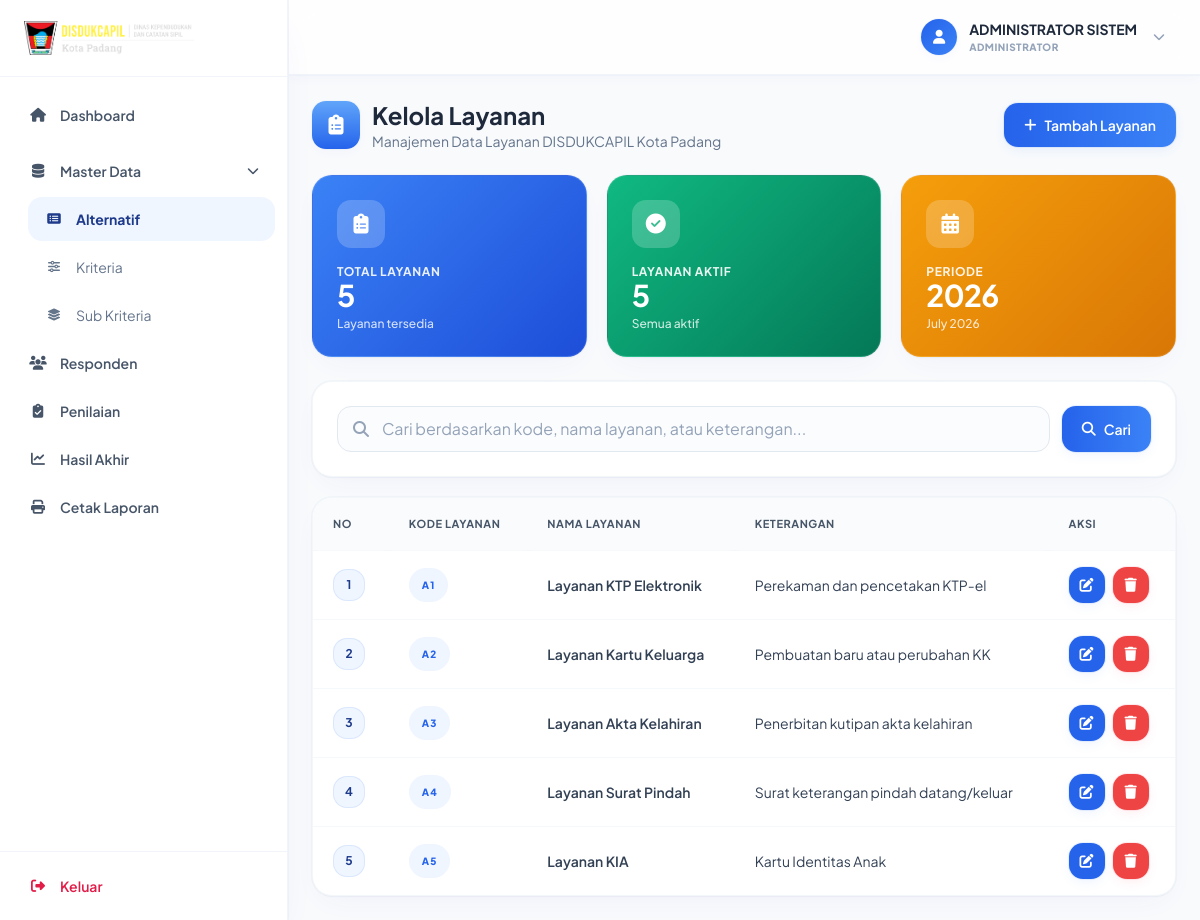
Page /index.php?controller=alternatif&action=index (signed in) on the committed database.
### tables this page shows
CREATE TABLE `alternatif` (
  `id_alternatif` int NOT NULL,
  `kode_alternatif` varchar(10) NOT NULL,
  `nama_layanan` varchar(100) NOT NULL,
  `keterangan` text,
  `created_at` timestamp NULL DEFAULT CURRENT_TIMESTAMP
);

### controllers/AlternatifController.php (called while the page is built, shortened)
<?php
require_once 'models/AlternatifModel.php';
class AlternatifController
{
    private $alternatifModel;
    public function __construct($connection)
    {
        $this->alternatifModel = new AlternatifModel($connection);
    }
    public function index()
    {
        $keyword = isset($_GET['keyword']) ? trim($_GET['keyword']) : '';
        if (!empty($keyword)) {
            $alternatifs = $this->alternatifModel->search($keyword);
        } else {
            $alternatifs = $this->alternatifModel->getAll();
        }
        $data = [
            'title' => 'Kelola Layanan - DISDUKCAPIL Kota Padang',
            'page_title' => 'Kelola Layanan',
            'alternatifs' => $alternatifs,
            'keyword' => $keyword,
            'total' => $this->alternatifModel->getTotal(),
            'user' => [
                'nama_lengkap' => $_SESSION['nama_lengkap'] ?? 'Admin',
                'username' => $_SESSION['username'] ?? '',
                'role' => $_SESSION['role'] ?? 'admin'
            ]
        ];
        require_once 'views/alternatif/index.php';
    }
}
?>

### models/AlternatifModel.php (called while the page is built, shortened)
<?php
class AlternatifModel
{
    private $conn;
    private $table = 'alternatif';
    public function __construct($connection)
    {
        $this->conn = $connection;
    }
    public function getAll()
    {
        try {
            $query = "SELECT * FROM " . $this->table . " ORDER BY id_alternatif ASC";
            $stmt = $this->conn->prepare($query);
            $stmt->execute();
            return $stmt->fetchAll(PDO::FETCH_ASSOC);
        } catch (PDOException $e) {
            error_log("Get all alternatif error: " . $e->getMessage());
            return false;
        }
    }
    public function getTotal()
    {
        try {
            $query = "SELECT COUNT(*) as total FROM " . $this->table;
            $stmt = $this->conn->prepare($query);
            $stmt->execute();
            $result = $stmt->fetch(PDO::FETCH_ASSOC);
            return $result['total'];
        } catch (PDOException $e) {
            error_log("Get total alternatif error: " . $e->getMessage());
            return 0;
        }
    }
}
?>

### views/alternatif/index.php (the view, shortened to what this page needs)
<?php include('template/layout_admin_head.php'); ?>
<?php include('template/layout_admin_chrome.php'); ?>
<div class="flex items-center justify-between flex-wrap gap-4 mb-6">
  <div class="flex items-center gap-3">
    <div class="flex h-12 w-12 items-center justify-center rounded-gov bg-gradient-to-b from-gov-blue-600 to-gov-blue-800 text-white text-xl shadow-soft-raised-sm">
      <i class="fas fa-clipboard-list"></i>
    </div>
    <div>
      <h1 class="text-2xl font-bold text-slate-800">Kelola Layanan</h1>
      <p class="text-slate-500 text-sm">Manajemen Data Layanan DISDUKCAPIL Kota Padang</p>
    </div>
  </div>
  <a href="index.php?controller=alternatif&action=create" class="btn-gov-primary">
    <i class="fas fa-plus"></i> Tambah Layanan
  </a>
</div>
<div class="grid grid-cols-1 sm:grid-cols-3 gap-5 mb-6">
  <div class="card-gov-stat card-gov-stat-blue">
    <div class="card-gov-stat-icon"><i class="fas fa-clipboard-list"></i></div>
    <p class="card-gov-stat-label">Total Layanan</p>
    <p class="card-gov-stat-value"><?= $data['total'] ?? 0 ?></p>
    <p class="card-gov-stat-sub">Layanan tersedia</p>
  </div>
  <div class="card-gov-stat card-gov-stat-green">
    <div class="card-gov-stat-icon"><i class="fas fa-check-circle"></i></div>
    <p class="card-gov-stat-label">Layanan Aktif</p>
    <p class="card-gov-stat-value"><?= $data['total'] ?? 0 ?></p>
    <p class="card-gov-stat-sub">Semua aktif</p>
  </div>
  <div class="card-gov-stat card-gov-stat-gold">
    <div class="card-gov-stat-icon"><i class="fas fa-calendar-alt"></i></div>
    <p class="card-gov-stat-label">Periode</p>
    <p class="card-gov-stat-value"><?= date('Y') ?></p>
    <p class="card-gov-stat-sub"><?= date('F Y') ?></p>
  </div>
</div>
<div class="search-gov-wrap">
  <form method="GET" action="index.php?controller=alternatif&action=index" class="flex flex-col sm:flex-row gap-3 w-full">
    <div class="relative flex-1">
      <i class="fas fa-search absolute left-4 top-1/2 -translate-y-1/2 text-slate-400"></i>
      <input type="text" name="keyword" class="input-gov !pl-11" placeholder="Cari berdasarkan kode, nama layanan, atau keterangan..." value="<?= htmlspecialchars($data['keyword'] ?? '') ?>">
    </div>
    <button type="submit" class="btn-gov-primary"><i class="fas fa-search"></i> Cari</button>
  </form>
</div>
<div class="table-gov-wrap">
  <div class="table-gov-scroll">
    <table class="table-gov">
      <thead>
        <tr><th>No</th><th>Kode Layanan</th><th>Nama Layanan</th><th>Keterangan</th><th>Aksi</th></tr>
      </thead>
      <tbody>
        <?php if (!empty($data['alternatifs'])): ?>
          <?php $no = 1; foreach ($data['alternatifs'] as $alternatif): ?>
            <tr>
              <td><span class="row-number-gov"><?= $no++ ?></span></td>
              <td><span class="badge-gov-primary"><?= htmlspecialchars($alternatif['kode_alternatif']) ?></span></td>
              <td class="font-semibold text-slate-800"><?= htmlspecialchars($alternatif['nama_layanan']) ?></td>
              <td class="text-slate-500 text-sm">
                <?= htmlspecialchars(substr($alternatif['keterangan'], 0, 100)) ?><?= strlen($alternatif['keterangan']) > 100 ? '...' : '' ?>
              </td>
              <td>
                <div class="flex gap-2">
                  <a href="index.php?controller=alternatif&action=edit&id=<?= $alternatif['id_alternatif'] ?>" class="btn-gov-icon-edit" title="Edit">
                    <i class="fas fa-edit"></i>
                  </a>
                  <button onclick="govConfirmDelete('index.php?controller=alternatif&action=delete&id=<?= $alternatif['id_alternatif'] ?>', {text:'Layanan ini akan dihapus secara permanen!'})" class="btn-gov-icon-delete" title="Hapus">
                    <i class="fas fa-trash"></i>
                  </button>
                </div>
              </td>
            </tr>
          <?php endforeach; ?>
        <?php endif; ?>
      </tbody>
    </table>
  </div>
</div>
<?php include('template/layout_admin_foot.php'); ?>

### rows in the picture
alternatif: kode_alternatif "A1", nama_layanan "Layanan KTP Elektronik", keterangan "Perekaman dan pencetakan KTP-el"
alternatif: kode_alternatif "A2", nama_layanan "Layanan Kartu Keluarga", keterangan "Pembuatan baru atau perubahan KK"
alternatif: kode_alternatif "A3", nama_layanan "Layanan Akta Kelahiran", keterangan "Penerbitan kutipan akta kelahiran"
alternatif: kode_alternatif "A4", nama_layanan "Layanan Surat Pindah", keterangan "Surat keterangan pindah datang/keluar"
alternatif: kode_alternatif "A5", nama_layanan "Layanan KIA", keterangan "Kartu Identitas Anak"

### other values in the picture
$nama "ADMINISTRATOR SISTEM"
$roleDisplay "ADMINISTRATOR"
$data['total'] "5"
